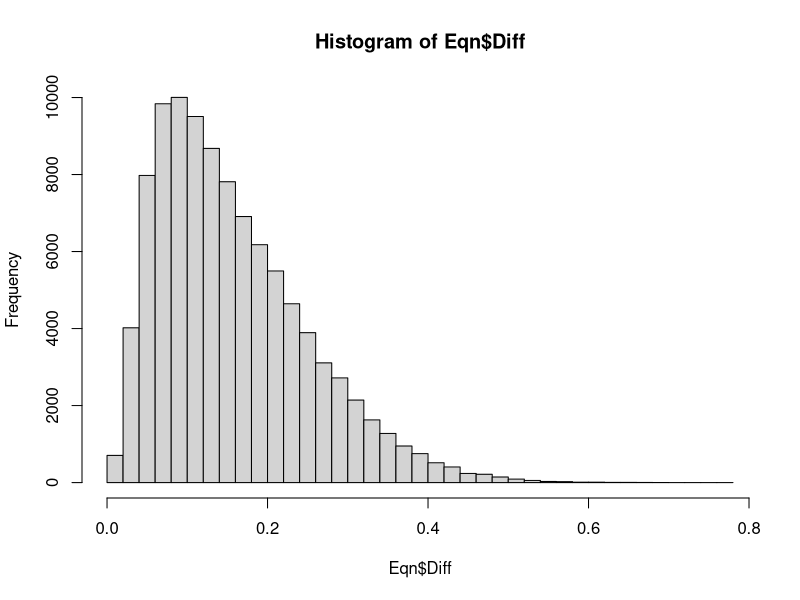

R code for this plot:
# Insert mean and std deviation into A, B & C.  Add other variables, as needed.
library(dplyr)

# Insert appropriate values --------------------------------------------------
Result_Mean <- 4.5
Result_sd_r <- 0.03
Result_sd_R <- 0.106

# Set the data matrix --------------------------------------------------------
A <- rnorm(100000, Result_Mean, Result_sd_R)
B <- rnorm(100000, Result_Mean, Result_sd_R)

A1 <- rnorm(100000, A, Result_sd_r)
A2 <- rnorm(100000, A, Result_sd_r)
B1 <- rnorm(100000, B, Result_sd_r)
B2 <- rnorm(100000, B, Result_sd_r)

# Combine to create sets -----------------------------------------------------

Set <- as.data.frame(cbind(A1,A2,B1,B2))

Range <- numeric(100000)
Range <-as.data.frame(t(apply(Set[,c(1:4)],1,range)))

Eqn <- Range %>%
        mutate(Diff = V2-V1)

# Calc means and sd for composite value --------------------------------------

Em <- mean(Eqn$Diff)
Esd <- sd(Eqn$Diff)
k <- 1.98
Range_max <- Em + k*Esd

# Histogram of ranges --------------------------------------------------------
hist(Eqn$Diff, breaks=30)



